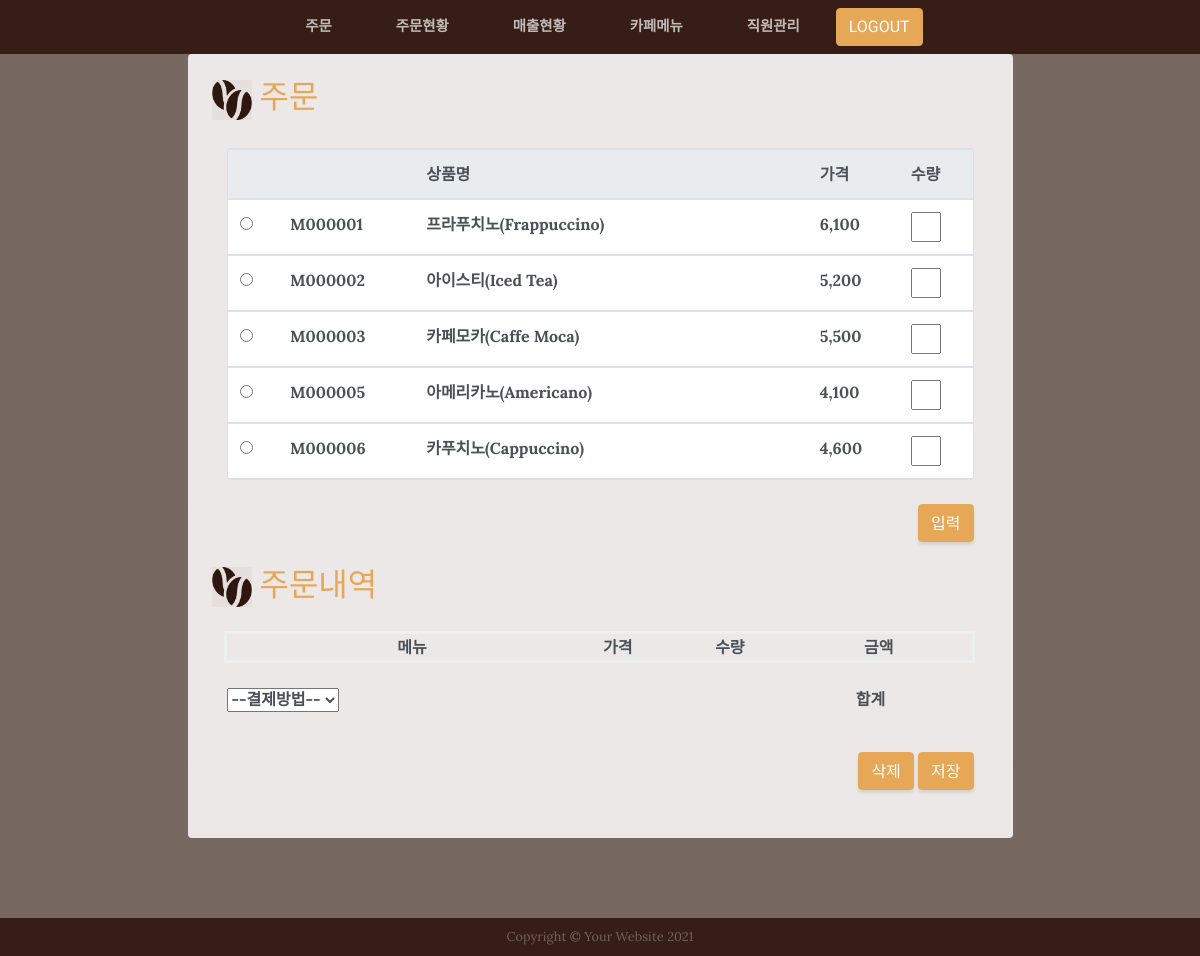
The page /order/ on the database its author committed.
### mapleApp/models.py (models this page shows, shortened)
class Menu(models.Model):
    menuid = models.CharField(max_length=20, primary_key=True,verbose_name='메뉴아이디')
    menuname = models.CharField(max_length=100,verbose_name='메뉴명')
    price = models.IntegerField(verbose_name='가격')
    class Meta:
        db_table = 'm_menu' #테이블명

### mapleApp/views.py (the view)
# urls.py: path('order/', views.order, name='order'),
def order(request):
    menus = Menu.objects.all()
    context = {'menus': menus}
    return render(request, 'order.html', context)

### maple/mapleApp/templates/order.html (shortened to what this page needs)
<!DOCTYPE html>
{% load static%}
{% load humanize %}
{% include 'header.html' %}
<html lang="en">
<head>
  <link href="{% static 'vendor/bootstrap/css/bootstrap.min.css'%}" rel="stylesheet">
  <link href="{% static 'css/business-casual.min.css'  %}" rel="stylesheet">
</head>
  <section class="page-section about-heading">
    <div class="container">
      <div class="about-heading-content">
        <div class="row">
          <div class="col-xl-9 col-lg-10 mx-auto">
            <div class="bg-faded rounded p-4">
              <h2 class="section-heading mb-1">
                <img  src="{% static 'img/cafe_icon3.png'%}" width="40" height="40">
                <span class="text-uppercase text-primary"> 주문 </span>
              </h2>
              <br>
{%if menus %}
              <div class="container d-flex justify-content-center mt-50 mb-50">
                <div class="card w-100">
                  <div class="table-responsive">
                    <div style="width:100%; height:330px; overflow:auto ">
                    <table class="table table-hover ">
                      <thead class="thead-light">
                        <tr>
                          <th> </th>
                          <th scope="col"></th>
                          <th scope="col">상품명</th>
                          <th scope="col">가격</th>
                          <th scope="col">수량</th>
                        </tr>
                      </thead>
{%  for menu in  menus   %}
                      <tbody>
                        <tr>
                          <td> <input  type="radio" name="radioValue" value="{{menu.menuid}}"> </td>
                          <td id="mId_{{menu.menuid}}" >{{menu.menuid}}</td>
                          <td id="mName_{{menu.menuid}}" >{{menu.menuname}}</td>
                          <td id="mPrice_{{menu.menuid}}">{{menu.price | intcomma }}</td>
                          <td class="pValue" id="pValue_{{menu.menuid}}">
                              <input class="pValueInput" id="pValueInput_{{menu.menuid}}" type="text"  placeholder="" />
                          </td>
                        </tr>
{%    endfor    %}
                      </tbody>
                    </table>
                    </div>
                  </div>
                </div>
              </div>
 {% else %}
       <p>  데이터가 존재하지 않습니다. </p>
 {% endif %}
              <br>
              <div class="intro-button" align="right">
                <button type="submit" class="btn btn-primary" id="inputBtn2">입력</button>
              </div>
              <h2 class="section-heading mb-4">
                <img  src="{% static 'img/cafe_icon3.png'%}" width="40" height="40">
                <span class="text-uppercase text-primary" > 주문내역 </span>
              </h2>
              <section class="content">
                <div class="row">
                  <div class="col-md-12">
                    <div class="box box-primary">
                      <form id="regForm"  method="post">
                        <div class="box-body">
                          <div class="form-group">
                            <table class="list-table">
                                <colgroup>
                                    <col width="5%">
                                    <col width="40%">
                                    <col width="15%">
                                    <col width="15%">
                                    <col width="25%">
                                </colgroup>
                                <thead>
                                    <tr>
                                        <th></th>
                                        <th>메뉴</th>
                                        <th>가격</th>
                                        <th>수량</th>
                                        <th>금액</th>
                                    </tr>
                                </thead>
                            </table>
                            <br>
                            <div class="btn-box">
                                <select name="payment" id="payment" >
                                    <option value="">--결제방법--</option>
                                </select>
                                <div class="amount">
                                    <span>합계</span>
                                </div>
                            </div>
                          </div>
                        </div>
                      </form>
                    </div>
                  </div>
                </div>
              </section>
              <br>
              <div class="intro-button" align="right">
                <button type="submit" class="btn btn-primary" id="delBtn2">삭제</button>
                <button type="submit" class="btn btn-primary" id="saveBtn3">저장</button>
              </div>
              <br>
            </div>
          </div>
        </div>
      </div>
    </div>
  </section>
{% include 'footer.html' %}

### maple/mapleApp/templates/order.html (style rules this page uses)
.pValueInput { width : 30px; }
.list-table { width : 751px; text-align : center ; border: solid 3px #ecf0f1; margin-left : 12px ; font-weight : bold; font-family: Lora; color : #495057 ; }
#inputBtn2 { margin-right : 15px ; }
#saveBtn3 { margin-right : 15px ; }
.amount { display : inline; margin-left : 513px; font-weight : bold; font-family: Lora; color : #495057 ; }
#payment { margin-left : 15px; font-weight : bold; font-family: Lora; color : #495057 ; }
tbody { font-weight : bold; color : #495057 ; }

### rows shown on the page
Menu: menuid "M000001", menuname "프라푸치노(Frappuccino)", price "6,100"
Menu: menuid "M000002", menuname "아이스티(Iced Tea)", price "5,200"
Menu: menuid "M000003", menuname "카페모카(Caffe Moca)", price "5,500"
Menu: menuid "M000005", menuname "아메리카노(Americano)", price "4,100"
Menu: menuid "M000006", menuname "카푸치노(Cappuccino)", price "4,600"
